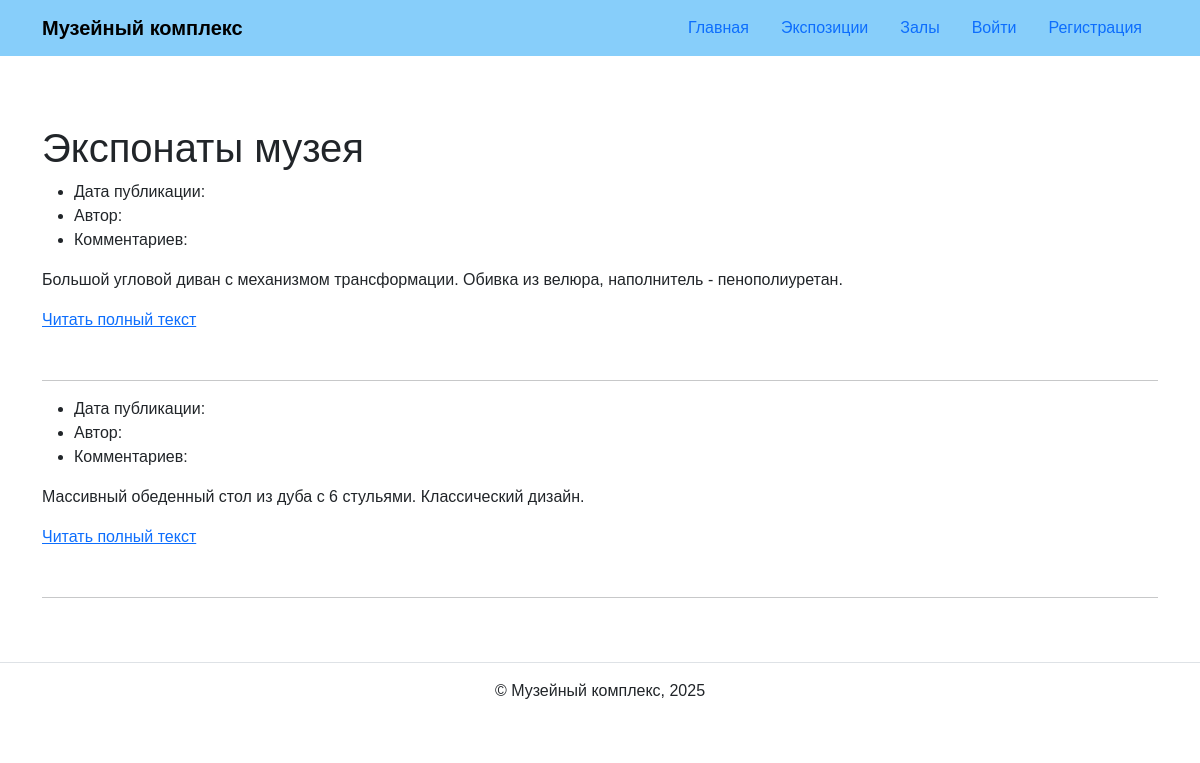
The page / on the database its author committed.
### exhibits/models.py (models this page shows, shortened)
class BaseModel(models.Model):
    title = models.CharField(
        'Название',
        max_length=256
    )
    description = models.TextField(
        'Описание',
        blank=True
    )
    created_at = models.DateTimeField(
        'Дата создания',
        auto_now_add=True
    )
    class Meta:
        abstract = True
        ordering = ('title',)

class Order(BaseModel):
    STATUS_CHOICES = [
        ('new', 'Новый'),
        ('in_progress', 'В работе'),
        ('completed', 'Выполнен'),
        ('cancelled', 'Отменен'),
    ]
    PRIORITY_CHOICES = [
        ('low', 'Низкий'),
        ('medium', 'Средний'),
        ('high', 'Высокий'),
        ('urgent', 'Срочный'),
    ]
    customer_name = models.CharField(
        'Имя заказчика',
        max_length=200
    )
    customer_phone = models.CharField(
        'Телефон заказчика',
        max_length=20
    )
    furniture_type = models.ForeignKey(
        FurnitureType,
        on_delete=models.CASCADE,
        related_name='orders',
        verbose_name='Тип мебели'
    )
    workshops = models.ManyToManyField(
        Workshop,
        related_name='orders',
        verbose_name='Цеха для выполнения'
    )
    status = models.CharField(
        'Статус',
        max_length=20,
        choices=STATUS_CHOICES,
        default='new'
    )
    priority = models.CharField(
        'Приоритет',
        max_length=10,
        choices=PRIORITY_CHOICES,
        default='medium'
    )
    deadline = models.DateField(
        'Срок выполнения',
        help_text='Планируемая дата завершения заказа'
    )
    completion_date = models.DateField(
        'Дата фактического выполнения',
        null=True,
        blank=True
    )
    total_cost = models.DecimalField(
        'Общая стоимость',
        max_digits=10,
        decimal_places=2,
        null=True,
        blank=True
    )
    notes = models.TextField(
        'Примечания',
        blank=True
    )
    objects = models.Manager()
    active = ActiveManager()
    class Meta:
        verbose_name = 'Заказ'
        verbose_name_plural = 'Заказы'
        ordering = ('-created_at',)

### exhibits/views.py (the view)
# urls.py: path('', views.index, name='index'),
def index(request):
    order_list = get_active_orders().annotate(
        workshop_count=Count('workshops')
    )
    paginator = Paginator(order_list, 10)
    page_number = request.GET.get('page')
    page_obj = paginator.get_page(page_number)
    context = {
        'page_obj': page_obj,
    }
    return render(request, 'exhibits/index.html', context)

### exhibits/models.py (called while the page is built)
    def get_queryset(self):
        return super().get_queryset().filter(
            status='in_progress'
        )

### exhibits/views.py (called while the page is built)
def get_active_orders():
    return Order.active.select_related('furniture_type')

### templates/exhibits/index.html (shortened to what this page needs)
{% extends 'base.html' %}
{% block content %}
  <h1>Экспонаты музея</h1>
  {% for exhibit in page_obj %}
    <article class="mb-5">
      <ul>
        <li>
          Дата публикации: {{ exhibit.pub_date|date:"d E Y" }}
        </li>
        <li>
          Автор: <a href="{% url 'users:profile' username=exhibit.author.username %}">{{ exhibit.author.username }}</a>
        </li>
        <li>
          Комментариев: {{ exhibit.comment_count }}
        </li>
      </ul>
      <p>{{ exhibit.description|truncatewords:30 }}</p>
      <a href="{% url 'exhibits:exhibit_detail' exhibit_id=exhibit.id %}">Читать полный текст</a>
    </article>
    <hr>
  {% endfor %}
{% endblock %}

### static/css/style.css (style rules this page uses)
body { font-family: Arial, sans-serif; }

### rows shown on the page
Order: description "Большой угловой диван с механизмом трансформации. Обивка из велюра, наполнитель - пенополиуретан."
Order: description "Массивный обеденный стол из дуба с 6 стульями. Классический дизайн."
